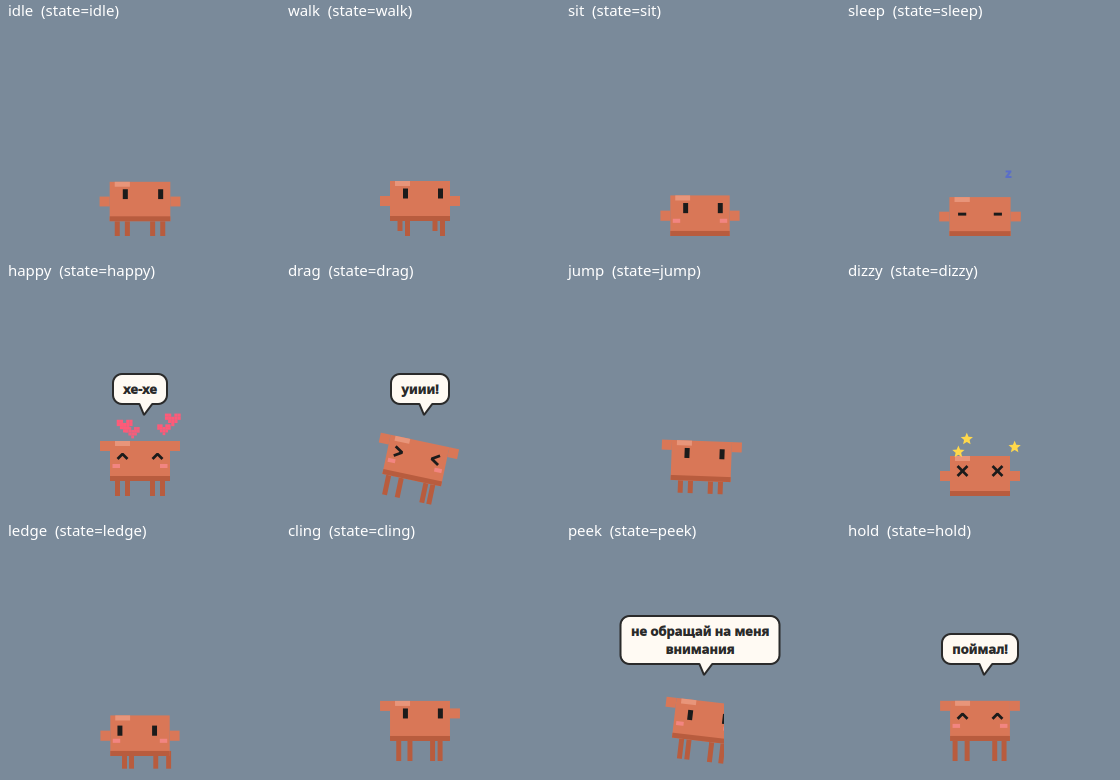

This figure's Python source:
#!/usr/bin/env python3
r"""Рисует все позы маскота в одну картинку, не запуская его на рабочем столе.

    Windows: %LOCALAPPDATA%\claude-mascot\venv\Scripts\python.exe preview.py [out.png] [скин]
    Linux:   ~/.local/share/claude-mascot/venv/bin/python preview.py [out.png] [скин]

Скин — ключ из SKINS в mascot.py (claude, tagilla, ...); по умолчанию claude.

Нужен после любых правок внешнего вида: открой картинку и проверь каждую позу.
"""
import os
import sys

os.environ["QT_QPA_PLATFORM"] = "offscreen"
sys.path.insert(0, os.path.dirname(os.path.abspath(__file__)))

import mascot as m  # noqa: E402
from PyQt6.QtCore import QPoint  # noqa: E402
from PyQt6.QtGui import QColor, QFont, QImage, QPainter  # noqa: E402
from PyQt6.QtWidgets import QApplication  # noqa: E402

out_path = sys.argv[1] if len(sys.argv) > 1 else "preview.png"
skin = sys.argv[2] if len(sys.argv) > 2 else "claude"
app = QApplication([])
m.World.set_state({"areas": [], "windows": [
    dict(id="win", x=300, y=300, w=300, h=400, cls="demo", df="", cap="", fs=False, act=False)]})
cursor = [QPoint(450, 260)]
m.QCursor.pos = staticmethod(lambda: cursor[0])

pet = m.Pet(skin=skin)
pet.clock = type("FixedClock", (), {"restart": lambda self: 16})()  # ровно 16 мс на кадр
pet.next_talk = 1e9


def pose_idle():
    pet.set_state("idle", 99)


def pose_walk():
    pet.set_state("walk", 99)


def pose_sit():
    pet.set_state("sit", 99)


def pose_sleep():
    pet.set_state("sleep", 99)


def pose_happy():
    pet.set_state("happy", 99)
    pet.burst("heart", 4)
    pet.say("хе-хе")


def pose_drag():
    pet.set_state("drag")
    pet.drag_off = m.QPointF(0, -55)  # взяли мышкой за середину
    pet.tilt = 12  # тащат вбок — тело отстаёт
    pet.say("уиии!")


def pose_jump():
    pet.vx, pet.vy = 100, -600
    pet.set_state("jump")


def pose_dizzy():
    pet.set_state("dizzy", 99)


def pose_ledge():
    pet.x, pet.y = 594, 300
    pet.surface, pet.surf_pos = "win", (300, 300)
    pet.set_state("ledge", 99)


def pose_cling():
    pet.x, pet.y = 300 - m.CLING_OFF, 500
    pet.start_cling("win", 1, "climb")
    pet.state_len = 99


def pose_peek():
    m.World.playing = ["demo"]  # «играет видео» в демо-окне
    pet.enter_peek()


def pose_hold():
    pet.chase = True
    pet.grab_cd = 0
    pet.x, pet.y = cursor[0].x(), cursor[0].y() + pet.skin.hold_dy
    pet.try_catch_cursor(cursor[0])


def pose_smash():
    pet.start_smash("down")


POSES = [("idle", pose_idle), ("walk", pose_walk), ("sit", pose_sit), ("sleep", pose_sleep),
         ("happy", pose_happy), ("drag", pose_drag), ("jump", pose_jump), ("dizzy", pose_dizzy),
         ("ledge", pose_ledge), ("cling", pose_cling), ("peek", pose_peek), ("hold", pose_hold)]
if pet.skin.smashes:
    POSES += [("smash: замах", pose_smash), ("smash: удар", pose_smash)]
TICKS = {"jump": 12, "smash: замах": 26, "smash: удар": 40}

COLS = 4
rows = (len(POSES) + COLS - 1) // COLS
sheet = QImage(m.W * COLS, (m.H + 20) * rows, QImage.Format.Format_ARGB32)
sheet.fill(QColor("#7a8a9a"))
painter = QPainter(sheet)
painter.setFont(QFont("Sans", 11))
for i, (name, setup) in enumerate(POSES):
    pet.particles, pet.bubble, pet.chase = [], None, False
    m.World.playing = []
    pet.x, pet.y, pet.vx, pet.vy = 150.0, 800.0, 0.0, 0.0
    pet.surface = pet.cling = pet.peek = None
    pet.tilt = pet.squash = pet.squash_v = 0.0
    pet.hammer_a = -15.0
    setup()
    for _ in range(0 if name == "drag" else TICKS.get(name, 30)):
        pet.tick()
    x, y = (i % COLS) * m.W, (i // COLS) * (m.H + 20)
    painter.drawImage(x, y + 20, pet.grab().toImage())
    painter.setPen(QColor("white"))
    painter.drawText(x + 8, y + 16, f"{name}  (state={pet.state})")
painter.end()
sheet.save(out_path)
print("сохранено:", os.path.abspath(out_path))
